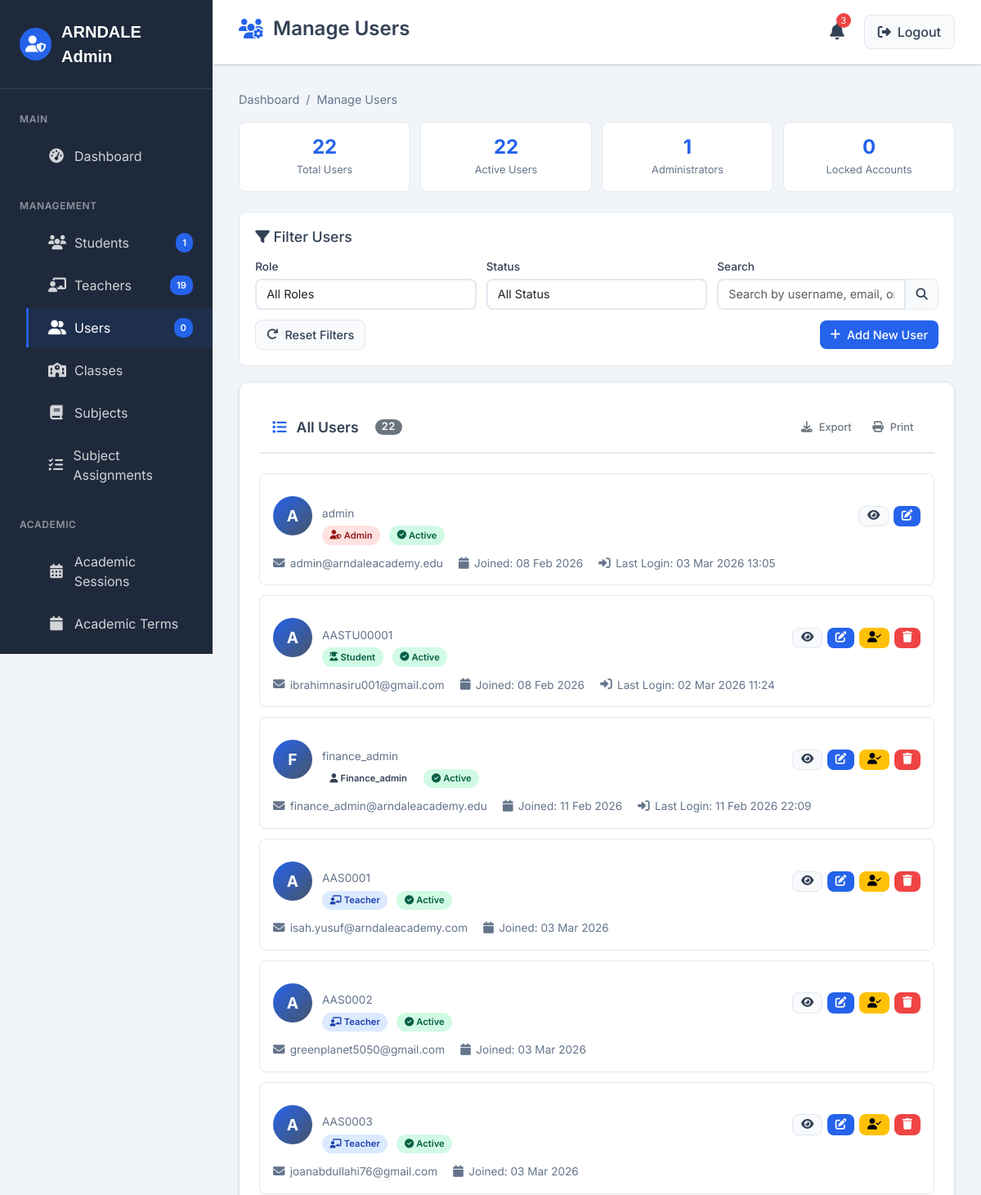
Page /admin/users (signed in, upper part) on the earlier database version.
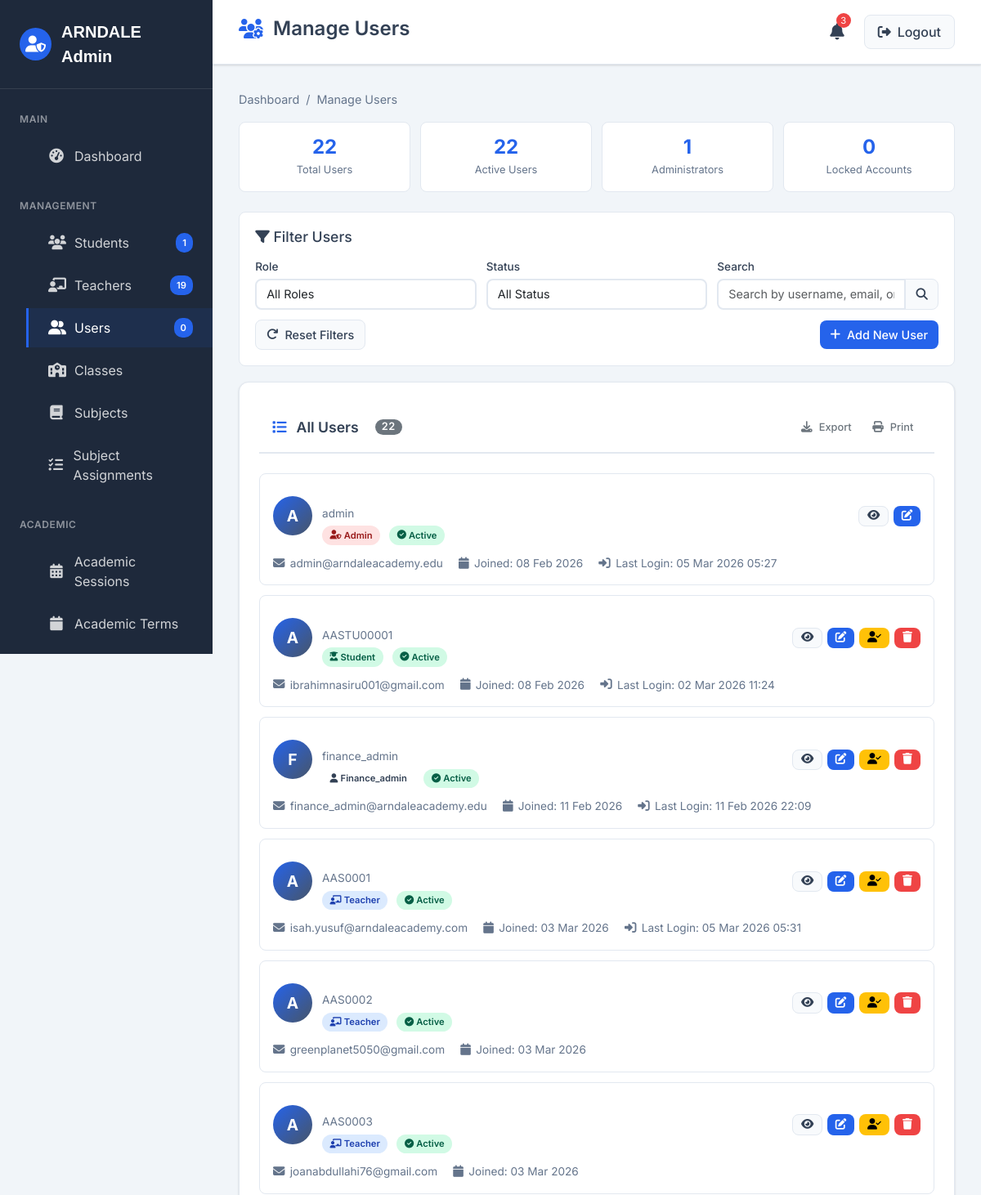
Same page on the later database version.
### models.py (models this page shows, shortened)
class User(db.Model, UserMixin):
    __tablename__ = 'users'
    id = db.Column(db.String(36), primary_key=True, default=lambda: str(uuid.uuid4()))
    username = db.Column(db.String(80), unique=True, nullable=False)
    email = db.Column(db.String(120), unique=True, nullable=False)
    password_hash = db.Column(db.String(200), nullable=False)
    role = db.Column(db.String(20), nullable=False)  # admin, teacher, student, parent
    is_active = db.Column(db.Boolean, default=True)
    created_at = db.Column(db.DateTime(timezone=True), default=datetime.now(timezone.utc))
    failed_login_attempts = db.Column(db.Integer, default=0)
    locked_until = db.Column(db.DateTime(timezone=True))
    last_login = db.Column(db.DateTime(timezone=True))
    student_profile = db.relationship('Student', back_populates='user', uselist=False, cascade='all, delete-orphan')
    teacher_profile = db.relationship('Teacher', back_populates='user', uselist=False, cascade='all, delete-orphan')
    parent_profile = db.relationship('Parent', back_populates='user', uselist=False, cascade='all, delete-orphan')
    audit_logs = db.relationship('AuditLog', back_populates='user', cascade='all, delete-orphan')
    security_logs = db.relationship('SecurityLog', back_populates='user', cascade='all, delete-orphan')
    generated_reports = db.relationship('ReportCard', back_populates='generator', foreign_keys='ReportCard.generated_by')

### routes/admin_routes.py (the view)
@admin_bp.route('/users')
@login_required
@admin_required
def manage_users():
    users = User.query.all()
    total_users = len(users)
    active_users = sum(1 for user in users if user.is_active)
    admin_count = sum(1 for user in users if user.role == 'admin')
    from datetime import datetime, timezone
    now = datetime.now(timezone.utc)
    locked_users = sum(1 for user in users if user.locked_until and user.locked_until > now)
    user_data = []
    for user in users:
        user_dict = {
            'id': user.id,
            'username': user.username,
            'email': user.email,
            'role': user.role,
            'is_active': user.is_active,
            'created_at': user.created_at,
            'last_login': user.last_login,
            'failed_login_attempts': user.failed_login_attempts,
            'locked_until': user.locked_until,
            'is_locked': user.locked_until and user.locked_until > now,
            'profile_name': get_user_profile_name(user)
        }
        user_data.append(user_dict)
    return render_template('admin/users.html',
                         users=user_data,
                         total_users=total_users,
                         active_users=active_users,
                         admin_count=admin_count,
                         locked_users=locked_users)

### templates/admin/users.html (shortened to what this page needs)
<!DOCTYPE html>
{% extends "admin/admin_base.html" %}
{% block page_title %}
<h1><i class="fas fa-users-cog"></i> Manage Users</h1>
{% endblock %}
{% block breadcrumb %}
<span class="separator">/</span>
<span>Manage Users</span>
{% endblock %}
{% block content %}
<div class="stats-summary">
    <div class="stat-item">
        <h4>{{ total_users }}</h4>
        <p>Total Users</p>
    </div>
    <div class="stat-item">
        <h4>{{ active_users }}</h4>
        <p>Active Users</p>
    </div>
    <div class="stat-item">
        <h4>{{ admin_count }}</h4>
        <p>Administrators</p>
    </div>
    <div class="stat-item">
        <h4>{{ locked_users }}</h4>
        <p>Locked Accounts</p>
    </div>
</div>
<div class="filters-container">
    <h4 class="mb-3"><i class="fas fa-filter"></i> Filter Users</h4>
    <div class="filter-row">
        <div class="filter-group">
            <label class="form-label">Role</label>
            <select class="form-control" id="filterRole">
                <option value="">All Roles</option>
            </select>
        </div>
        <div class="filter-group">
            <label class="form-label">Status</label>
            <select class="form-control" id="filterStatus">
                <option value="">All Status</option>
            </select>
        </div>
        <div class="filter-group">
            <label class="form-label">Search</label>
            <div class="input-group">
                <input type="text" class="form-control" id="searchInput" placeholder="Search by username, email, or name...">
                <button class="btn btn-secondary" id="searchBtn">
                    <i class="fas fa-search"></i>
                </button>
            </div>
        </div>
    </div>
    <div class="d-flex justify-content-between align-items-center">
        <div>
            <button class="btn btn-secondary" id="resetFiltersBtn">
                <i class="fas fa-redo"></i> Reset Filters
            </button>
        </div>
        <button class="btn btn-primary" id="addUserBtn">
            <i class="fas fa-plus"></i> Add New User
        </button>
    </div>
</div>
<div class="admin-card">
    <div class="card-header">
        <h3 class="card-title">
            <i class="fas fa-list"></i> All Users
            <span class="badge bg-secondary ms-2" id="userCount">{{ total_users }}</span>
        </h3>
        <div class="action-buttons">
            <button class="btn btn-outline-secondary" id="exportBtn">
                <i class="fas fa-download"></i> Export
            </button>
            <button class="btn btn-outline-secondary" id="printBtn">
                <i class="fas fa-print"></i> Print
            </button>
        </div>
    </div>
    {% if users %}
    <div id="usersList">
        {% for user in users %}
        <div class="user-card" data-role="{{ user.role }}"
             data-status="{{ 'active' if user.is_active else 'inactive' }}"
             data-locked="{{ 'true' if user.is_locked else 'false' }}">
            <div class="user-header">
                <div class="user-info">
                    <div class="user-avatar">
                        {{ user.username[0]|upper }}
                    </div>
                    <div class="user-details">
                        <h4>{{ user.profile_name }}</h4>
                        <div class="user-username">{{ user.username }}</div>
                        <div>
                            <span class="role-badge role-{{ user.role }}">
                                <i class="fas fa-{{ 'user-shield' if user.role == 'admin' else 'chalkboard-teacher' if user.role == 'teacher' else 'user-graduate' if user.role == 'student' else 'user-friends' if user.role == 'parent' else 'user' }}"></i>
                                {{ user.role|title }}
                            </span>
                            <span class="status-badge status-{{ 'active' if user.is_active else 'inactive' }}">
                                <i class="fas fa-{{ 'check-circle' if user.is_active else 'times-circle' }}"></i>
                                {{ 'Active' if user.is_active else 'Inactive' }}
                            </span>
                        </div>
                    </div>
                </div>
                <div class="action-buttons">
                    <button class="btn btn-sm btn-secondary view-user-btn"
                            data-id="{{ user.id }}"
                            title="View Details">
                        <i class="fas fa-eye"></i>
                    </button>
                    <button class="btn btn-sm btn-primary edit-user-btn"
                            data-id="{{ user.id }}"
                            title="Edit User">
                        <i class="fas fa-edit"></i>
                    </button>
                    {% if user.id != current_user.id %}
                    <button class="btn btn-sm btn-{{ 'warning' if user.is_active else 'success' }} toggle-user-btn"
                            data-id="{{ user.id }}"
                            data-active="{{ 'true' if user.is_active else 'false' }}"
                            title="{{ 'Deactivate' if user.is_active else 'Activate' }} User">
                        <i class="fas fa-user-{{ 'check' if user.is_active else 'times' }}"></i>
                    </button>
                    <button class="btn btn-sm btn-danger delete-user-btn"
                            data-id="{{ user.id }}"
                            data-username="{{ user.username }}"
                            title="Delete User">
                        <i class="fas fa-trash"></i>
                    </button>
                    {% endif %}
                </div>
            </div>
            <div class="user-meta">
                <div class="meta-item">
                    <i class="fas fa-envelope"></i>
                    <span>{{ user.email or 'No email' }}</span>
                </div>
                <div class="meta-item">
                    <i class="fas fa-calendar"></i>
                    <span>Joined: {{ user.created_at.strftime('%d %b %Y') if user.created_at else 'Unknown' }}</span>
                </div>
                {% if user.last_login %}
                <div class="meta-item">
                    <i class="fas fa-sign-in-alt"></i>
                    <span>Last Login: {{ user.last_login.strftime('%d %b %Y %H:%M') }}</span>
                </div>
                {% endif %}
            </div>
        </div>
        {% endfor %}
    </div>
    {% endif %}
</div>
{% endblock %}

### templates/admin/admin_base.html (shortened to what this page needs)
<!DOCTYPE html>
<html lang="en">
<head>
    <link rel="stylesheet" href="https://cdnjs.cloudflare.com/ajax/libs/normalize/8.0.1/normalize.min.css">
    <link rel="stylesheet" href="https://cdn.jsdelivr.net/npm/bootstrap-icons@1.11.3/font/bootstrap-icons.css">
    <link rel="stylesheet" href="https://cdnjs.cloudflare.com/ajax/libs/font-awesome/6.5.1/css/all.min.css">
    <link href="https://cdn.jsdelivr.net/npm/bootstrap@5.3.3/dist/css/bootstrap.min.css" rel="stylesheet">
</head>
<body>
    <div class="admin-container">
        <aside class="admin-sidebar" id="adminSidebar">
            <div class="sidebar-header">
                <div class="sidebar-logo">
                    <div class="logo-icon">
                        <i class="fas fa-user-shield"></i>
                    </div>
                    <div class="logo-text">ARNDALE Admin</div>
                </div>
            </div>
            <nav class="sidebar-menu">
                <div class="menu-title">Main</div>
                <ul class="menu-list">
                    <li class="menu-item">
                        <a href="{{ url_for('admin.dashboard') }}" class="menu-link {% if request.endpoint == 'admin.dashboard' %}active{% endif %}">
                            <i class="fas fa-tachometer-alt"></i>
                            <span>Dashboard</span>
                        </a>
                    </li>
                </ul>
                <div class="menu-title">Management</div>
                <ul class="menu-list">
                    <li class="menu-item">
                        <a href="{{ url_for('admin.manage_students') }}" class="menu-link {% if request.endpoint == 'admin.manage_students' %}active{% endif %}">
                            <i class="fas fa-users"></i>
                            <span>Students</span>
                            <span class="menu-badge" id="studentCount">0</span>
                        </a>
                    </li>
                    <li class="menu-item">
                        <a href="{{ url_for('admin.manage_teachers') }}" class="menu-link {% if request.endpoint == 'admin.manage_teachers' %}active{% endif %}">
                            <i class="fas fa-chalkboard-teacher"></i>
                            <span>Teachers</span>
                            <span class="menu-badge" id="teacherCount">0</span>
                        </a>
                    </li>
                    <li class="menu-item">
                        <a href="{{ url_for('admin.manage_users') }}" class="menu-link {% if request.endpoint == 'admin.manage_users' %}active{% endif %}">
                            <i class="fas fa-user-friends"></i>
                            <span>Users</span>
                            <span class="menu-badge" id="userCount">0</span>
                        </a>
                    </li>
                    <li class="menu-item">
                        <a href="{{ url_for('admin.manage_classes') }}" class="menu-link {% if request.endpoint == 'admin.manage_classes' %}active{% endif %}">
                            <i class="fas fa-school"></i>
                            <span>Classes</span>
                        </a>
                    </li>
                    <li class="menu-item">
                        <a href="{{ url_for('admin.manage_subjects') }}" class="menu-link {% if request.endpoint == 'admin.manage_subjects' %}active{% endif %}">
                            <i class="fas fa-book"></i>
                            <span>Subjects</span>
                        </a>
                    </li>
                    <li class="menu-item">
                        <a href="{{ url_for('admin.manage_subject_assignments') }}" class="menu-link {% if request.endpoint == 'admin.manage_subject_assignments' %}active{% endif %}">
                            <i class="fas fa-tasks"></i>
                            <span>Subject Assignments</span>
                        </a>
                    </li>
                </ul>
                <div class="menu-title">Academic</div>
                <ul class="menu-list">
                    <li class="menu-item">
                        <a href="{{ url_for('admin.manage_academic_sessions') }}" class="menu-link {% if request.endpoint == 'admin.manage_academic_sessions' %}active{% endif %}">
                            <i class="fas fa-calendar-alt"></i>
                            <span>Academic Sessions</span>
                        </a>
                    </li>
                    <li class="menu-item">
                        <a href="{{ url_for('admin.manage_academic_terms') }}" class="menu-link {% if request.endpoint == 'admin.manage_academic_terms' %}active{% endif %}">
                            <i class="fas fa-calendar"></i>
                            <span>Academic Terms</span>
                        </a>
                    </li>
                    <li class="menu-item">
                        <a href="{{ url_for('admin.assessment_approvals') }}" class="menu-link {% if request.endpoint == 'admin.assessment_approvals' %}active{% endif %}">
                        </a>
                    </li>
                </ul>
            </nav>
        </aside>
        <main class="admin-main">
            <header class="admin-header">
                <div class="header-content">
                    <div class="header-left">
                        <div class="header-title">
                            {% block page_title %}{% endblock %}
                        </div>
                    </div>
                    <div class="header-actions">
                        <button class="notification-btn" id="notificationBtn">
                            <i class="fas fa-bell"></i>
                            <span class="notification-badge">3</span>
                        </button>
                        <a href="{{ url_for('auth.logout') }}" class="logout-btn">
                            <i class="fas fa-sign-out-alt"></i>
                            Logout
                        </a>
                    </div>
                </div>
            </header>
            <div class="admin-content">
                <div class="breadcrumb">
                    <a href="{{ url_for('admin.dashboard') }}">Dashboard</a>
                    {% block breadcrumb %}{% endblock %}
                </div>
                {% block content %}{% endblock %}
            </div>
        </main>
    </div>
</body>
</html>

Differences in the rows shown:
changed User "admin": last_login "03 Mar 2026 13:05" → "05 Mar 2026 05:27"
changed User "AAS0001": last_login (not shown) → "05 Mar 2026 05:31"
